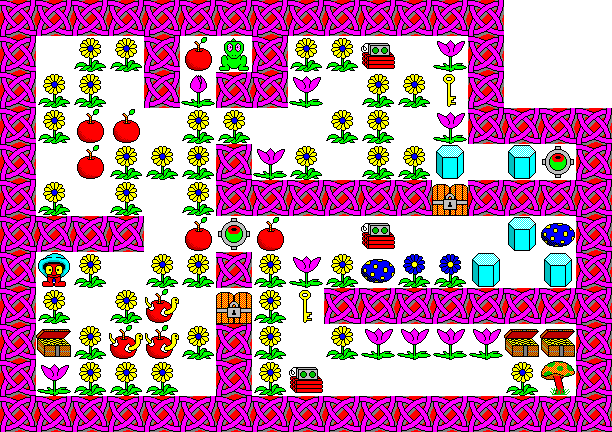

This is a level from a 2D game, rendered from its Tiled map with the project's own tilesets. A one-line summary and the map file follow, with tile-layer data summarised:
An orthogonal 17x12 tile map with 36x36 px tiles, 2 tile layers (ground, hazard).

<map version="1.0" orientation="orthogonal" width="17" height="12" tilewidth="36" tileheight="36">
 <tileset firstgid="1" name="tileset" tilewidth="36" tileheight="36">
  <image source="tileset.png" width="256" height="256" />
 </tileset>
 <layer name="ground" width="17" height="12">
  <data>[204 cells, 204 non-empty, 1 distinct tile ids]</data>
 </layer>
 <layer name="hazard" width="17" height="12">
  <data>[204 cells, 165 non-empty, 17 distinct tile ids]</data>
 </layer>
</map>
